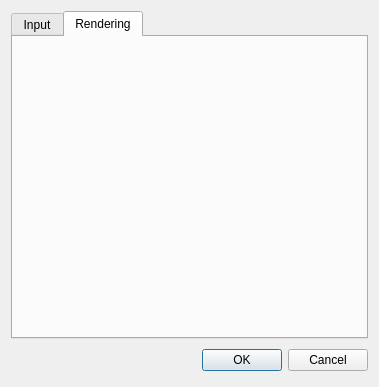
<?xml version="1.0" encoding="UTF-8"?>
<ui version="4.0">
 <class>PreferencesDialog</class>
 <widget class="QDialog" name="PreferencesDialog">
  <property name="geometry">
   <rect>
    <x>0</x>
    <y>0</y>
    <width>379</width>
    <height>387</height>
   </rect>
  </property>
  <property name="windowTitle">
   <string>Dialog</string>
  </property>
  <layout class="QVBoxLayout" name="verticalLayout">
   <item>
    <widget class="QTabWidget" name="preferencesTabs">
     <property name="currentIndex">
      <number>1</number>
     </property>
     <widget class="QWidget" name="inputTab">
      <attribute name="title">
       <string>Input</string>
      </attribute>
     </widget>
     <widget class="QWidget" name="renderingTab">
      <attribute name="title">
       <string>Rendering</string>
      </attribute>
     </widget>
    </widget>
   </item>
   <item>
    <layout class="QHBoxLayout">
     <property name="spacing">
      <number>6</number>
     </property>
     <property name="leftMargin">
      <number>0</number>
     </property>
     <property name="topMargin">
      <number>0</number>
     </property>
     <property name="rightMargin">
      <number>0</number>
     </property>
     <property name="bottomMargin">
      <number>0</number>
     </property>
     <item>
      <spacer>
       <property name="orientation">
        <enum>Qt::Horizontal</enum>
       </property>
       <property name="sizeHint" stdset="0">
        <size>
         <width>131</width>
         <height>31</height>
        </size>
       </property>
      </spacer>
     </item>
     <item>
      <widget class="QPushButton" name="okButton">
       <property name="text">
        <string>OK</string>
       </property>
      </widget>
     </item>
     <item>
      <widget class="QPushButton" name="cancelButton">
       <property name="text">
        <string>Cancel</string>
       </property>
      </widget>
     </item>
    </layout>
   </item>
  </layout>
 </widget>
 <resources/>
 <connections>
  <connection>
   <sender>okButton</sender>
   <signal>clicked()</signal>
   <receiver>PreferencesDialog</receiver>
   <slot>accept()</slot>
   <hints>
    <hint type="sourcelabel">
     <x>278</x>
     <y>253</y>
    </hint>
    <hint type="destinationlabel">
     <x>96</x>
     <y>254</y>
    </hint>
   </hints>
  </connection>
  <connection>
   <sender>cancelButton</sender>
   <signal>clicked()</signal>
   <receiver>PreferencesDialog</receiver>
   <slot>reject()</slot>
   <hints>
    <hint type="sourcelabel">
     <x>369</x>
     <y>253</y>
    </hint>
    <hint type="destinationlabel">
     <x>179</x>
     <y>282</y>
    </hint>
   </hints>
  </connection>
 </connections>
</ui>
